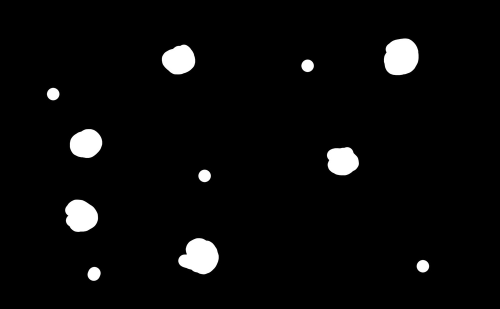
#> input picture Ativ3_ManipIntensi/Ativ3-2_frame-1.jpg, 500 x 309 px, shrunk from 1560 x 963 before the run
$ python ativ3-2.py
#> lines starting #> are read from the running program, lines starting #| are printed output that depends on the picture; after the words box and inside, x2 and y2 are one past the last pixel; in counts of white or black regions, pixels touching at a corner belong together

import cv2


# Config
path_img_1 = 'Ativ3-2_frame-1.jpg'
path_img_2 = 'Ativ3-2_frame-2.jpg'

# Carregamento
img_1 = cv2.imread(path_img_1, cv2.IMREAD_REDUCED_GRAYSCALE_2)
#> img_1 is the input picture: shape (309, 500); min 0, max 255, mean 9.4
img_2 = cv2.imread(path_img_2, cv2.IMREAD_REDUCED_GRAYSCALE_2)
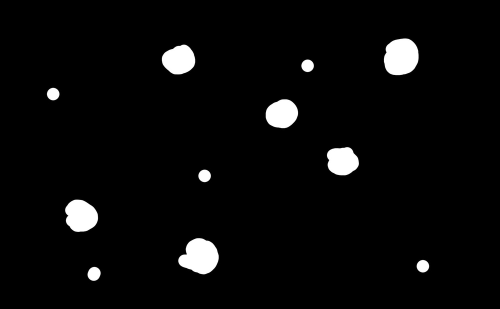
#> input picture Ativ3_ManipIntensi/Ativ3-2_frame-2.jpg, 500 x 309 px, shrunk from 1560 x 963 before the run
#> img_2 is the input picture: shape (309, 500); min 0, max 255, mean 9.4

# Exibe imagens
print('Dim 1:', img_1.shape)
#| Dim 1: (309, 500)
print('Dim 2:', img_2.shape)
#| Dim 2: (309, 500)
cv2.imshow('Frame 1', img_1)
cv2.imshow('Frame 2', img_2)

# Calcula diferença entre as iamgens.
img_sub = img_2 - img_1
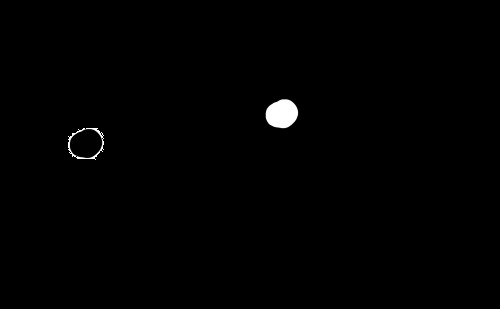
#> img_sub: shape (309, 500); min 0, max 255, mean 1.5
print('Dim 3:', img_1.shape)
#| Dim 3: (309, 500)
cv2.imshow('Diff', img_sub)

# Obtém imagem borrada para redução de ruído.
img_blurr = cv2.GaussianBlur(img_sub, (9, 9), 0)
cv2.imshow('Blurr', img_blurr)

# Passa por um limiar para remover pixels de ruído.
_, img_threshold = cv2.threshold(img_blurr, 200, 255, cv2.THRESH_BINARY)
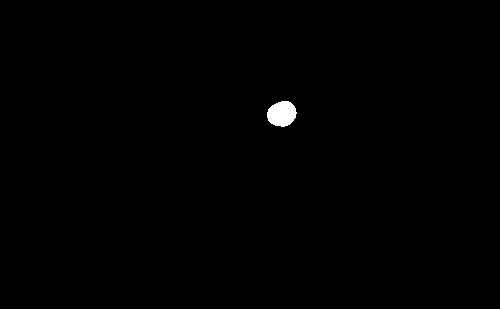
#> img_threshold: shape (309, 500); 0.38% white; 1 white region, box (x1, y1, x2, y2) and area: (267, 101, 297, 127) 593
cv2.imshow('Threshold', img_threshold)

cv2.waitKey(0)
cv2.destroyAllWindows()
